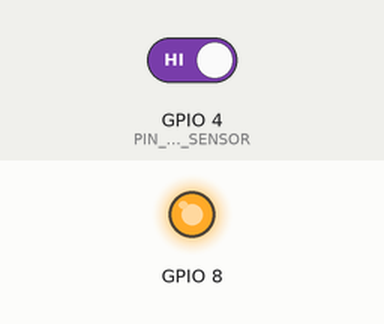
Bench run of a program on a simulated ESP32-C3. On the bench: output pins drawn as LEDs (lit = HIGH). The inputs (shaded band) are chosen by the test bench; at power-on: GPIO 4 (PIN_MAG_REED_SENSOR) HIGH. WiFi joins after 1.5 s; servers stay silent unless stated; no MQTT or app messages arrive unless stated; not simulated (calls return 0 or success): secrets.h; names the files do not define were given values by the test bench: MQTT_PORT = 1883; what the program prints to the serial monitor is not drawn. At 3.8 s the program puts the board to deep sleep or switches it off; the recording ends there.

Above: at 0.1 s.
Timing chart, 0 to 3.8 s (numbered marks = the images above):
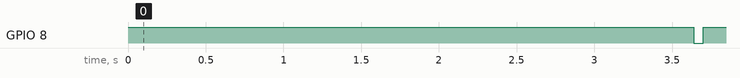

Measured:
- by itself, GPIO 8: HIGH → LOW at 3.6 s, → HIGH 0.06 s later

The program:

main.cpp
```cpp
// LIBRARY
// -------

#include <Arduino.h>
#include "esp_sleep.h"
#include "string.h"

#include "connection.h"
#include "payload.h"
#include "deepsleep.h"
#include "identity.h"
#include "discovery.h"
#include "mqtt-topics.h"
#include "ota.h"
#include "indicator.h"
#include "helpers.h"
#include "config.h"

// STATE
// -----

// Variables marked RTC_DATA_ATTR survive deep sleep (but reset on power cycle)
RTC_DATA_ATTR uint32_t wakeCount = 0;
RTC_DATA_ATTR int lastKnownState = -1; // -1 marks no previous state yet

// Counts consecutive failures; reset when a publish succeeds.
RTC_DATA_ATTR uint8_t failedPublishes = 0;

// Stay awake instead of deep sleeping. Preseeded from env default;
// survives deep sleep; resets on power cycle; toggleable via MQTT
RTC_DATA_ATTR bool stayAwake = STAY_AWAKE_ON_BOOT;

// Set when stayAwake changed this wake cycle, so loop() can publish the switch state
static bool stayAwakeDirty = false;

bool lastDoorState;
int lastPublishedState = -1;
unsigned long lastActivityTime = 0;

/// @brief Indicates whether the OTA (Over-the-Air) update service has been started
static bool otaStarted = false;

// Why the device woke up this cycle
static WakeReason wakeReason = WakeReason::Boot;

/// @brief Publishes the current state of the door to the MQTT broker
/// @param doorOpened True if the door is opened, false if closed
/// @return True if the state was successfully published, false otherwise
bool publishState(bool doorOpened)
{
    // Ensure the network is connected before attempting to publish
    if (!connectNetwork())
    {
        Serial.println("[NET]: Connection failed, skipping publish");
        return false;
    }

    // Prepare the status report structure with the current state and metadata
    StatusReport report = {
        doorClosed : !doorOpened,
        rssi : getRSSI(),
        wakeReason : WakeReasonToString(wakeReason),
        wakeCount : wakeCount,
        failedPublishes : failedPublishes,
        awakeMs : (uint32_t)millis(),
        wifiMs : getLastWiFiConnectMs(),
        mqttMs : getLastMQTTConnectMs(),
        reportMs : (uint32_t)millis(),
        firmwareVersion : FIRMWARE_VERSION
    };

    // Construct the JSON payload
    char payload[STATUS_PAYLOAD_BUFFER_SIZE];
    if (buildStatusReportPayload(payload, sizeof(payload), report) == 0)
    {
        Serial.println("[NET]: Payload too large for buffer, not publishing");
        return false;
    }

    // Attempt to publish the state to the MQTT broker
    bool ok = publish(mqttTopicState(), payload, true);
    if (ok)
    {
        lastPublishedState = doorOpened;
        failedPublishes = 0;
        indicatorPulse(BLINK_MS);
    }

    Serial.printf("[NET]: Published %s (success: %d)\n", doorOpened ? "OPEN" : "CLOSED", ok);
    return ok;
}

// FUNCTIONS
// ---------

/// @brief Reports the current state of the door (opened or closed)
/// @param doorOpened True if the door is opened (no magnet), false if closed (magnet)
/// @return True if the state was successfully reported, false otherwise
bool reportState(bool doorOpened)
{
    Serial.println(doorOpened ? "[DOOR]: OPEN" : "[DOOR]: CLOSED");
    return publishState(doorOpened);
}

/// @brief Puts the device into deep sleep, waiting for the door state to change
/// @param currentlyOpen True if the door is currently open, false if closed
void goToSleep(bool currentlyOpen)
{
    // Return early if the device is set to stay awake or an OTA update is in progress
    if (stayAwake || otaInProgress())
        return;

    // Turn off the indicator LED before going to deep sleep
    indicatorOff();

    // Always wake periodically to publish heartbeat
    uint64_t timerWakeUs = HEARTBEAT_INTERVAL_US;

    // If the current state never reached the broker, also wake on a timer
    // to retry. The delay grows with each consecutive failure.
    if (lastPublishedState != (int)currentlyOpen)
    {
        uint64_t retryUs = exponentialBackoff(RETRY_BASE_US, failedPublishes);
        if (failedPublishes < UINT8_MAX)
            failedPublishes++;
        if (retryUs < timerWakeUs)
            timerWakeUs = retryUs;
        Serial.printf("[DEEPSLEEP]: State not published, retrying in %llu s\n",
                      (unsigned long long)(timerWakeUs / 1000000ULL));
    }

    // Disconnect from the network before going to deep sleep
    disconnectNetwork();

    // Setup wake triggers and enter deep sleep
    enterDeepSleep(currentlyOpen, timerWakeUs);
}

// DISCOVERY
// ---------

/// @brief Announces the sensor to Home Assistant.

static void publishDiscovery()
{
    char topic[96];
    char payload[DISCOVERY_PAYLOAD_BUFFER_SIZE];

    DiscoveryInfo info = {
        deviceId(),
        DEVICE_NAME,
        mqttTopicState(),
        FIRMWARE_VERSION,
        DOOR_EXPIRE_AFTER_S,
        mqttTopicCmd(),
        mqttTopicStayAwake()};

    if (buildDiscoveryTopic(topic, sizeof(topic), DISCOVERY_PREFIX, deviceId()) == 0)
    {
        Serial.println("[DISCOVERY]: Failed to construct Discovery Topic");
        return;
    }

    if (buildDiscoveryPayload(payload, sizeof(payload), info) == 0)
    {
        Serial.println("[DISCOVERY]: Failed to construct Discovery Payload");
        return;
    }

    bool retained = true;
    bool ok = publish(topic, payload, retained);
    Serial.printf("[DISCOVERY]: Discovery Published (success: %d)\n", ok);
}

static void onMqttMessage(const char *topic, const uint8_t *payload, unsigned int length)
{
    if (strcmp(topic, mqttTopicCmd()) != 0)
        return;
    char value[4] = {0};
    size_t n = (length < sizeof(value) - 1) ? length : sizeof(value) - 1;
    memcpy(value, payload, n);

    bool newState = (strncmp(value, "ON", 2) == 0 || strncmp(value, "1", 1) == 0);
    if (newState != stayAwake)
    {
        stayAwake = newState;
        stayAwakeDirty = true;
        indicatorPulse(BLINK_MS);
    }
    lastActivityTime = millis(); // Update the last activity time whenever a command is received

    Serial.printf("[CMD]: Stay Awake -> %s\n", newState ? "ON" : "OFF");
}

// -----
// SETUP
// -----

/// @brief Runs at startup (and on every wake from deep sleep)
void setup()
{
    // Initialize the LED pin immediately
    indicatorBegin();

    // Initialize serial communication
    Serial.begin(BAUD_RATE);
    Serial.println("[BOOT]: Starting up...");

    // Initialize the device identity module
    identityBegin();
    Serial.printf("[BOOT]: Device ID: %s\n", deviceId());

    // Initialize the MQTT topics
    mqttTopicsInit();

    // Register the MQTT message callback
    setMqttMessageCallback(onMqttMessage);

#ifdef WAIT_FOR_USB
    // Give the host time to reattach to the USB port.
    delay(USB_REATTACH_GRACE_MS);
#endif

    // Configure the pins for the LED and magnetic reed sensor
    pinMode(PIN_MAG_REED_SENSOR, INPUT_PULLUP);

    // Read the current state of the door sensor (1 = open / no magnet, 0 = closed / magnet)
    bool doorOpened = digitalRead(PIN_MAG_REED_SENSOR);

    lastDoorState = doorOpened;

    // Determine the wakeup cause
    esp_sleep_wakeup_cause_t wakeCause = esp_sleep_get_wakeup_cause();

    // Log Wake events
    wakeReason = wakeReasonFromCause(wakeCause);
    wakeCount++;
#ifdef DEBUG
    Serial.printf("[WAKE]: #%lu, reason %d, door %d (previous %d)\n",
                  (unsigned long)wakeCount, (int)wakeCause, (int)doorOpened, lastKnownState);
    if (lastKnownState == (int)doorOpened)
    {
        Serial.println("[WAKE]: !! Wake with unchanged state (bounce or floating pin)");
    }
#endif
    lastKnownState = (int)doorOpened;

    bool ok;
    if (wakeCause == ESP_SLEEP_WAKEUP_GPIO)
    {
        // Woke up from external wakeup (door sensor)
        Serial.println("[WAKE]: Woke up from external wakeup (door sensor)");
        ok = reportState(doorOpened); // Report current state of door
        networkLoop();                // Process any retained command delivered on connect
        if (stayAwake)
        {
            stayAwakeDirty = true;       // Mark the stay-awake state as dirty to trigger publishing
            lastActivityTime = millis(); // Update the last activity time to now
        }
        if (stayAwakeDirty)
        {
            stayAwakeDirty = false;                                        // Clear the dirty flag after handling it
            publish(mqttTopicStayAwake(), stayAwake ? "ON" : "OFF", true); // Publish the updated stay-awake state
        }
    }
    else if (wakeCause == ESP_SLEEP_WAKEUP_TIMER)
    {
        // Woke up from timer (retry)
        Serial.println("[WAKE]: Woke up from timer (retry or heartbeat)");
        bool online = connectNetwork();
        if (online)
        {
            publishDiscovery();
            publish(mqttTopicStayAwake(), stayAwake ? "ON" : "OFF", true);
        }
        ok = online && reportState(doorOpened); // Report current state of door
    }
    else
    {
        // Woke up from other reasons (e.g., power-on reset)
        Serial.println("[WAKE]: First Boot!");
        bool online = connectNetwork();
        if (online)
        {
            publishDiscovery();
            publish(mqttTopicStayAwake(), stayAwake ? "ON" : "OFF", true);
        }
        ok = online && reportState(doorOpened); // Report current state of door
    }

    // The publish above counts as activity: start the quiet window from now,
    // not from boot, so the device waits STEADY_MS for the door to settle
    lastActivityTime = millis();

    // If reporting the state failed, go to sleep to retry later
    if (!ok)
        goToSleep(doorOpened);
}

// ----
// LOOP
// ----

/// @brief Runs indefinitely after setup() has completed
void loop()
{
    // Update the indicator LED based on its current pulse state
    indicatorUpdate();

    // Read the current state of the door sensor
    bool doorOpened = digitalRead(PIN_MAG_REED_SENSOR);
    if (doorOpened != lastDoorState)
    {
        lastDoorState = doorOpened;
        lastActivityTime = millis();
    }

    // Check if the door has been stable for the hold time/threshold before publishing the state
    if ((millis() - lastActivityTime) > DOOR_STABILITY_TIME_MS && doorOpened != lastPublishedState)
        if (!publishState(doorOpened))
            goToSleep(doorOpened); // Go to sleep if publishing fails

    // Allow the network client to process any pending messages
    networkLoop();

    // If the stay-awake state has changed, publish the new state
    if (stayAwakeDirty)
    {
        stayAwakeDirty = false;
        publish(mqttTopicStayAwake(), stayAwake ? "ON" : "OFF", true);
    }

    // Serve OTA requests while awake and connected
    if (isWiFiConnected())
    {
        if (!otaStarted)
        {
            otaBegin();
            otaStarted = true;
        }
        otaUpdate();
    }
    else
    {
        otaStarted = false;
    }

    // Check if the device should stop staying awake due to idle timeout
    if (stayAwake && !otaInProgress() && (millis() - lastActivityTime) > STAY_AWAKE_IDLE_TIMEOUT_MS)
    {
        stayAwake = false;                 // Stop staying awake due to idle timeout
        stayAwakeDirty = true;             // Mark the stay-awake state as dirty to trigger publishing
        publish(mqttTopicCmd(), "", true); // Clear the retained command in idle auto-off so it can't rearm automatically
    }

    // Check if the door has been in a steady state for long enough to go to sleep
    if (!stayAwake && (millis() - lastActivityTime) > DOOR_SETTLE_TIME_MS && doorOpened == lastPublishedState)
        goToSleep(doorOpened);

    // Force deep sleep if the device has been awake for too long
    if (!stayAwake && millis() > MAX_AWAKE_TIME_MS)
        goToSleep(doorOpened);

    // Throttle the loop to avoid busy-waiting
    delay(LOOP_DELAY_MS);
}
```

connection.cpp
```cpp
// LIBRARY
// -------

#include <Arduino.h>
#include <WiFi.h>
#include <PubSubClient.h>

#include "connection.h"
#include "identity.h"
#include "mqtt-topics.h"
#include "config.h"
#include "secrets.h"

// WiFi AND MQTT CONFIGURATION
// ---------------------------

// The WiFi client instance used by the MQTT client
static WiFiClient wifiClient;

// The MQTT client instance used to communicate with the MQTT broker
static PubSubClient mqttClient(wifiClient);

/// Duration of the most recent WiFi connect attempt in ms
static uint32_t lastWiFiConnectMs = 0;

/// Duration of the most recent MQTT connect attempt in ms
static uint32_t lastMQTTConnectMs = 0;

// CONNECT WIFI
// ------------

bool isWiFiConnected()
{
    return WiFi.status() == WL_CONNECTED;
}

bool connectWiFi(const char *ssid, const char *password)
{
    Serial.println("[NET]: Connecting to WiFi...");
    unsigned long start = millis();

    // Set the WiFi mode to station (client) mode
    WiFi.mode(WIFI_STA);
    WiFi.setHostname(deviceId());

    // Disable WiFi power saver mode. This should speed up MQTT connections.
    // WiFi is shut down when the device goes to sleep anyway.
    WiFi.setSleep(false);

    // Configure the static IP address, if provided
    // This ensures the device uses a static IP address instead of obtaining one via DHCP
    // cutting down the time it takes to negotiate a DHCP lease and improving connection reliability
#ifdef STATIC_IP_ADDRESS
    WiFi.config(STATIC_IP_ADDRESS, STATIC_GATEWAY, STATIC_SUBNET, STATIC_DNS1, STATIC_DNS2);
#endif

    // Initiate the WiFi connection with the provided SSID and password
    WiFi.begin(ssid, password);

    // Wait for the WiFi connection to be established or the timeout to expire
    while (!isWiFiConnected() && (millis() - start) < WIFI_CONNECT_TIMEOUT_MS)
        delay(WIFI_POLL_INTERVAL_MS);

    // Record how long the WiFi connect attempt took (for telemetry)
    lastWiFiConnectMs = (uint32_t)(millis() - start);

    // Check if the WiFi connection was successful and print the result
    if (!isWiFiConnected())
    {
        Serial.println("[NET]: WiFi connection failed");
        return false;
    }
    Serial.println("[NET]: WiFi connection successful");

    return true;
}

int getRSSI()
{

    if (!isWiFiConnected())
        return 0;
    return WiFi.RSSI();
}

// CONNECT MQTT
// ------------

bool connectMQTT(const IPAddress broker, const int port, const char *clientId, const char *username, const char *password)
{
    Serial.println("[NET]: Connecting to MQTT broker...");
    unsigned long start = millis();

    // Set the MQTT server and port for the client to connect to
    mqttClient.setServer(broker, port);

    // Set the MQTT packet buffer size to accomodate the largest payload and packet overhead
    if (!mqttClient.setBufferSize(MQTT_BUFFER_SIZE))
    {
        Serial.println("[NET]: Failed to allocate MQTT buffer");
        return false;
    }

    // Set the socket timeout for the MQTT client (in seconds)
    mqttClient.setSocketTimeout(MQTT_SOCKET_TIMEOUT_S);

    // Set the callback function for incoming MQTT messages
    mqttClient.setCallback(onMqttMessage);

    // Retry synchronous connection attempts until connected or the time budget expires.
    while (!mqttClient.connected() && (millis() - start) < MQTT_CONNECTION_TIMEOUT_MS)
    {
        mqttClient.connect(clientId, username, password);
        delay(MQTT_RETRY_DELAY_MS);
    }

    // Record how long the MQTT connect attempt took (for telemetry)
    lastMQTTConnectMs = (uint32_t)(millis() - start);

    // Check if the MQTT client successfully connected to the broker
    bool connected = mqttClient.connected();
    if (!connected)
        Serial.println("[NET]: MQTT connection failed");
    else
        Serial.println("[NET]: MQTT connection successful");

    // Subscribe to the command topic if the connection was successful
    if (connected)
    {
        mqttClient.subscribe(mqttTopicCmd());
        Serial.println("[NET]: Subscribed to MQTT " + String(mqttTopicCmd()));
    }

    return connected;
}

// CONNECT NETWORK
// ---------------

bool isConnected()
{
    return mqttClient.connected();
}

uint32_t getLastWiFiConnectMs()
{
    return lastWiFiConnectMs;
}

uint32_t getLastMQTTConnectMs()
{
    return lastMQTTConnectMs;
}

bool connectNetwork()
{

    // Return early if already connected to network
    if (isConnected())
        return true;

    if (!isWiFiConnected())
    {
        // Attempt to connect to WiFi
        if (!connectWiFi(WIFI_SSID, WIFI_PASSWORD))
            return false;
    }

    // Attempt to connect to MQTT broker
    if (!connectMQTT(MQTT_BROKER, MQTT_PORT, deviceId(), MQTT_USERNAME, MQTT_PASSWORD))
        return false;

    return true;
}

// SUBSCRIBE
// ---------

/// @brief The callback function to handle incoming MQTT messages
static MqttMessageCallback messageCallback = nullptr;

/// @brief Registers the handler for subscribed MQTT messages
/// @param callback The callback function to handle incoming MQTT messages
void setMqttMessageCallback(MqttMessageCallback callback)
{
    messageCallback = callback;
}

/// Delegates incoming MQTT messages to the registered callback function
void onMqttMessage(char *topic, uint8_t *payload, unsigned int length)
{
    if (messageCallback)
        messageCallback(topic, payload, length);
}

// PUBLISH
// -------

bool publish(const char *topic, const char *payload, bool retained)
{
    // Ensure the device is connected to the network before attempting to publish
    if (!connectNetwork())
    {
        Serial.println("[NET]: Connection Failed, skipping publish");
        return false;
    }

    // Attempt to publish the state to the MQTT broker
    bool ok = mqttClient.publish(topic, payload, retained);

    // Process the MQTT client loop and allow time for the message to be sent
    mqttClient.loop();
    delay(MQTT_PUBLISH_SETTLE_MS);

    return ok;
}

// NETWORK LOOP
// ------------

void networkLoop()
{
    mqttClient.loop();
}

// DISCONNECT
// ----------

void disconnectWiFi()
{

    WiFi.disconnect(true);
    Serial.println("[NET]: Disconnected from WiFi network");
}

void disconnectMQTT()
{
    mqttClient.disconnect();
    Serial.println("[NET]: Disconnected from MQTT broker");
}

void disconnectNetwork()
{
    disconnectMQTT();
    disconnectWiFi();
}
```

Source omitted: connection.h (3188 bytes), deepsleep.cpp (944 bytes), deepsleep.h (1198 bytes), discovery.cpp (5371 bytes), discovery.h (1478 bytes), helpers.h (982 bytes), identity.cpp (1316 bytes), identity.h (285 bytes), indicator.cpp (710 bytes), indicator.h (530 bytes), mqtt-topics.cpp (1769 bytes), mqtt-topics.h (332 bytes) and 5 more
